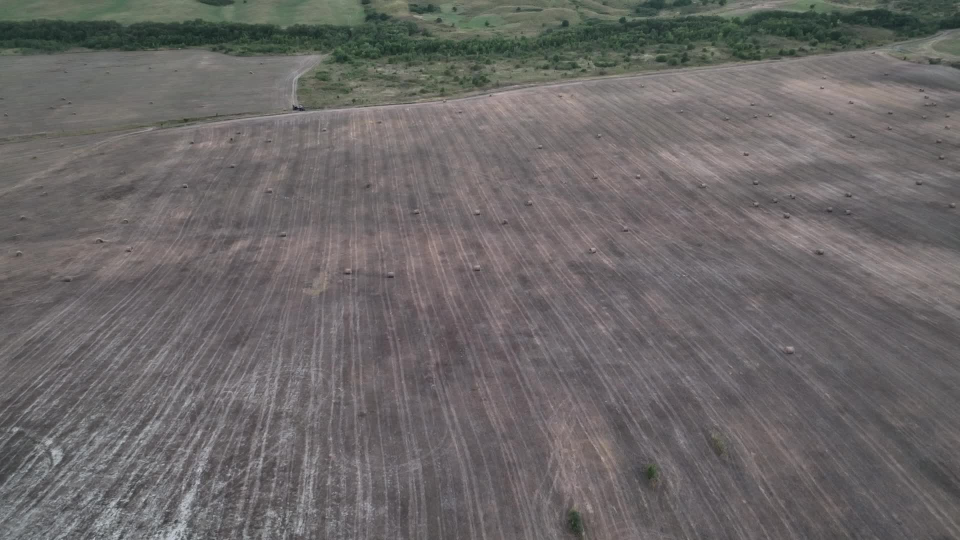
#> input picture data/dataset/images/frame_0001.jpg, 1920 x 1080 px (shown at 1/2 size)
$ python test.py
#> lines starting #> are read from the running program, lines starting #| are printed output that depends on the picture; after the words box and inside, x2 and y2 are one past the last pixel; in counts of white or black regions, pixels touching at a corner belong together
from skimage.io import imread
import matplotlib.pyplot as plt

image = 'data/dataset/images/frame_0001.jpg'
mask = 'data/dataset/masks/frame_0001.png'
image = imread(image)
#> image is the input picture: shape (1080, 1920, 3); mean R, G, B 107, 103.7, 103.3
mask = imread(mask)
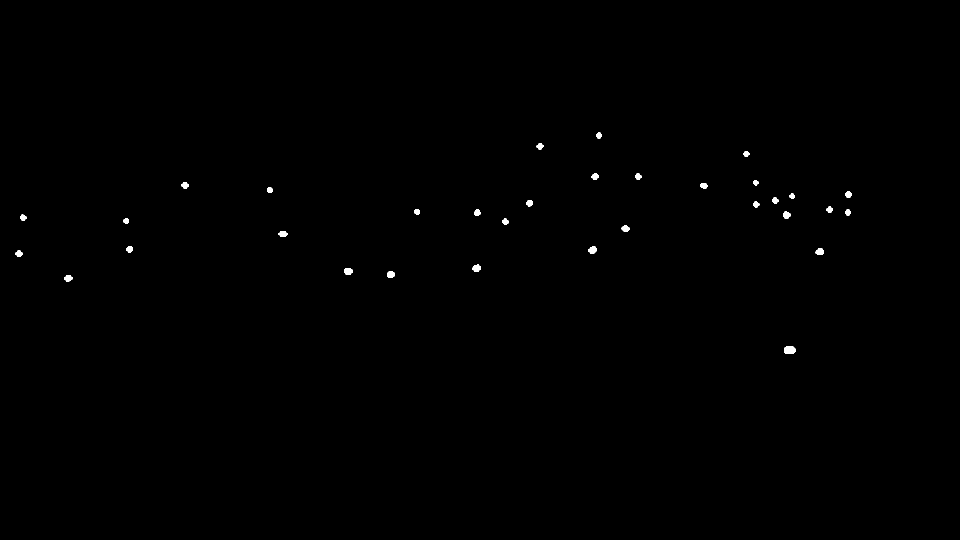
#> input picture data/dataset/masks/frame_0001.png, 1920 x 1080 px (shown at 1/2 size)
#> mask is the input picture: shape (1080, 1920, 3); values 0 (black) and 1 (white), 0.22% white; 33 white regions, largest, box (x1, y1, x2, y2) and area: (1568, 692, 1591, 708) 321, (688, 536, 705, 549) 189, (1177, 493, 1194, 507) 186
# mask = resize(mask, (mask.shape[0], mask.shape[1]))
print(mask)
#> (printed output is left out)
fig, ax = plt.subplots(nrows=2, ncols=1, figsize=(2, 3), dpi=125)
ax[0].set_title('Image')
ax[0].set_axis_off()
ax[0].imshow(image)
ax[1].set_title('Mask')
ax[1].set_axis_off()
ax[1].imshow(mask * 100)
plt.show()
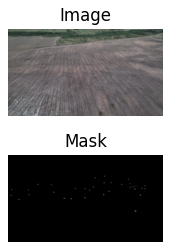
#> figure drawn by matplotlib, 2 panels
plt.close()
